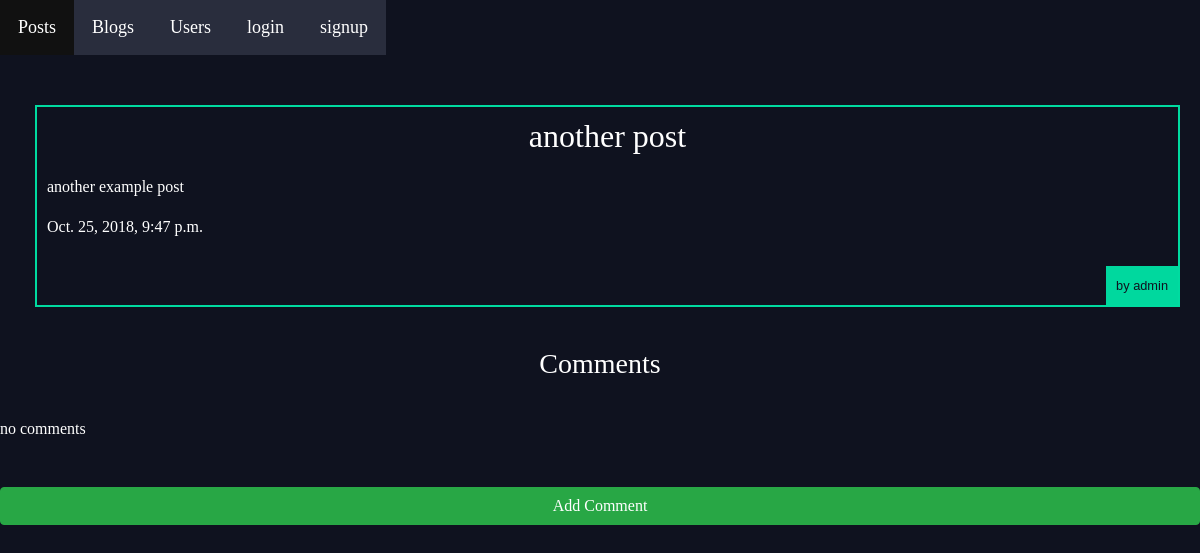
The app's page /social/posts/2/, older data.
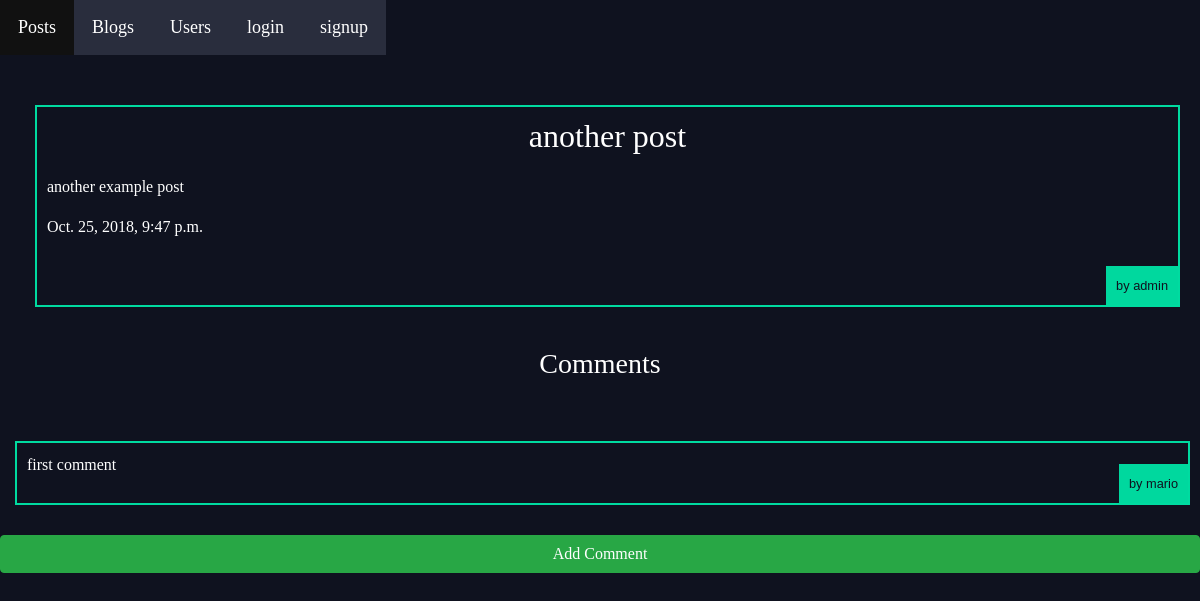
The same page, newer data.
### social/models.py (models this page shows, shortened)
class posts(models.Model):
    user= models.ForeignKey(User,related_name='post_user',on_delete=models.CASCADE)
    title = models.CharField(max_length=100)
    body = models.TextField( null=True)
    pub_date = models.DateTimeField('Date published', auto_now_add = True)
    rating = models.IntegerField('rating', default=0)

class comments(models.Model):
    posts= models.ForeignKey(posts,related_name= 'comments_post', on_delete=models.CASCADE)
    user = models.ForeignKey(User, related_name= 'comments_user', on_delete= models.CASCADE)
    content = models.TextField()

### social/views.py (the view)
# urls.py: path('posts/<int:posts_id>/', views.detail, name='detail'),
def detail(request, posts_id):
    post = get_object_or_404(posts, pk=posts_id)
    commentlist = comments.objects.filter(posts = post)
    context = {
            'post': post,
            'commentlist': commentlist,
            }
    return render(request, 'social/detail.html',context)

### social/templates/social/detail.html
{% extends "basegeneric.html" %}
{% block content %}
  <div class="post-detail">
    <div class="post">
    <h2>{{ post.title }}</h2>
    <p>{{post.body}}</p>
      <p class="post-date">{{post.pub_date}}</p>
      <p class="username">by {{ post.user.username}}</p>
    </div>
  </div>
    <div class="comments">
      <h3> Comments </h3>
      {% if commentlist %}
        {% for comment in commentlist %}
          <div class="comment">
            <p>{{comment.content}}</p>
            <p class="username">by {{comment.user.username}}</p>
          </div>
        {% endfor %}
      {%else%}
        <p>no comments</p>
      {%endif%}
      <a href="{% url 'social:comment_create' posts_id=post.id %}" class="btn btn-success">Add Comment</a>
  </div>
{% endblock %}

### templates/basegeneric.html (shortened to what this page needs)
{% load  staticfiles %}
<!DOCTYPE html>
<html lang="en">
<head>
  <link rel="stylesheet" href="https://stackpath.bootstrapcdn.com/bootstrap/4.1.3/css/bootstrap.min.css">
  <link rel="stylesheet" href="{% static 'styles.css' %}" >
</head>
<body>
  <header class="wrapper">
    <nav>
      <ul>
        <li><a href="{% url 'social:posthome' %}">Posts</a></li>
        <li><a href="{% url 'social:BlogListView' %}">Blogs</a></li>
        <li><a href="{% url 'social:UserListView' %}">Users</a></li>
        {% if user.is_authenticated %}
          <li> <a href="{% url 'social:profileview'%}">Profile</a></li>
          <li> <a href="{% url 'social:related' %}">Related</a></li>
          <div class="right-button">
            <li>
              <form class="logout-link" action="{%url 'accounts:logout' %}" method="post">
                {% csrf_token %}
                <button type="submit">Logout</button>
              </form>
            </li>
          </div>
        {% else %}
          <div class="right-button">
            <li> <a href="{% url 'accounts:login'%}"> login </a> </li>
            <li> <a href="{% url 'accounts:signup'%}"> signup </a> </li>
          </div>
        {% endif %}
      </ul>
    </nav>
  </header>
  <div class="wrapper">
    {% block content %}{% endblock %}
  </div>
</body>
</html>

### static/styles.css (style rules this page uses)
body { background-color: #0f121f; background-repeat-y: no-repeat; color: #fff; }
body * { font-family: Ubuntu; }
h1, h2, h3, h4, h5 { font-weight: normal; margin: 0; }
a, a:visited, a:hover { color: white; text-decoration: none; }
nav { justify-self: start; }
nav ul { list-style-type: none; margin: 0; padding: 0; overflow: hidden; background-color: #292d3d; }
nav li { float: left; font-size:18px }
.right-button { float:right; }
nav li a { display: block; color: white; text-align: center; padding: 14px 18px; text-decoration: none; }
.post { margin-left: 15px; padding: 10px; border: 2px solid #00dba0; position: relative; padding-bottom : 50px; }
.wrapper .username { padding: 10px; position: absolute; right: 0; bottom: 0; margin: 0; background-color: #00d89e; color: #0f121f; font-size: 0.8em; font-family: sans-serif }
.comments { display: grid; grid-template-rows: 1fr 1fr; grid-gap:30px; }
.comment { margin-left: 15px; margin-right:10px; padding: 10px; border: 2px solid #00dba0; position: relative; }
.post-detail { display: grid; margin-top:30px; margin-bottom:20px; padding:20px; }
.post-detail h2 { text-align : center; margin-bottom:20px }
.comments h3 { text-align: center; }

Row changes from the older to the newer data that the page shows:
added comments: content "first comment", user.username "mario"
Text that changed along with them:
text no longer shown: "no comments"
